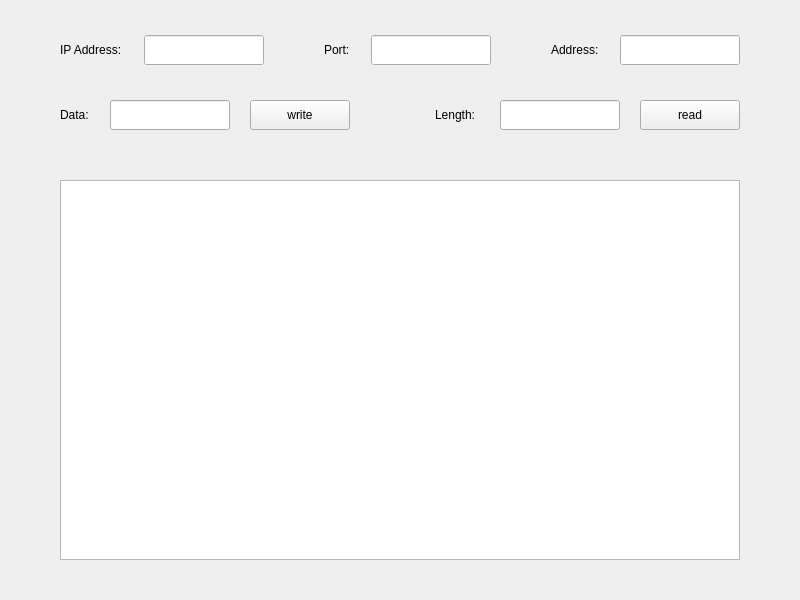
<?xml version="1.0" encoding="UTF-8"?>
<ui version="4.0">
 <class>MainWindow</class>
 <widget class="QMainWindow" name="MainWindow">
  <property name="geometry">
   <rect>
    <x>0</x>
    <y>0</y>
    <width>800</width>
    <height>600</height>
   </rect>
  </property>
  <property name="windowTitle">
   <string>rbcp</string>
  </property>
  <widget class="QWidget" name="MainWidget">
   <widget class="QLabel" name="ipaddrlabel">
    <property name="geometry">
     <rect>
      <x>60</x>
      <y>40</y>
      <width>65</width>
      <height>20</height>
     </rect>
    </property>
    <property name="text">
     <string>IP Address:</string>
    </property>
   </widget>
   <widget class="QLineEdit" name="ipaddr">
    <property name="geometry">
     <rect>
      <x>144</x>
      <y>35</y>
      <width>120</width>
      <height>30</height>
     </rect>
    </property>
   </widget>
   <widget class="QLabel" name="portlabel">
    <property name="geometry">
     <rect>
      <x>324</x>
      <y>40</y>
      <width>28</width>
      <height>20</height>
     </rect>
    </property>
    <property name="text">
     <string>Port:</string>
    </property>
   </widget>
   <widget class="QLineEdit" name="port">
    <property name="geometry">
     <rect>
      <x>371</x>
      <y>35</y>
      <width>120</width>
      <height>30</height>
     </rect>
    </property>
   </widget>
   <widget class="QLabel" name="addresslabel">
    <property name="geometry">
     <rect>
      <x>551</x>
      <y>40</y>
      <width>50</width>
      <height>20</height>
     </rect>
    </property>
    <property name="text">
     <string>Address:</string>
    </property>
   </widget>
   <widget class="QLineEdit" name="address">
    <property name="geometry">
     <rect>
      <x>620</x>
      <y>35</y>
      <width>120</width>
      <height>30</height>
     </rect>
    </property>
   </widget>
   <widget class="QLabel" name="datalabel">
    <property name="geometry">
     <rect>
      <x>60</x>
      <y>105</y>
      <width>30</width>
      <height>20</height>
     </rect>
    </property>
    <property name="text">
     <string>Data:</string>
    </property>
   </widget>
   <widget class="QLineEdit" name="data">
    <property name="geometry">
     <rect>
      <x>110</x>
      <y>100</y>
      <width>120</width>
      <height>30</height>
     </rect>
    </property>
   </widget>
   <widget class="QPushButton" name="write">
    <property name="geometry">
     <rect>
      <x>250</x>
      <y>100</y>
      <width>100</width>
      <height>30</height>
     </rect>
    </property>
    <property name="text">
     <string>write</string>
    </property>
   </widget>
   <widget class="QLabel" name="lengthlabel">
    <property name="geometry">
     <rect>
      <x>435</x>
      <y>105</y>
      <width>45</width>
      <height>20</height>
     </rect>
    </property>
    <property name="text">
     <string>Length:</string>
    </property>
   </widget>
   <widget class="QLineEdit" name="length">
    <property name="geometry">
     <rect>
      <x>500</x>
      <y>100</y>
      <width>120</width>
      <height>30</height>
     </rect>
    </property>
   </widget>
   <widget class="QPushButton" name="read">
    <property name="geometry">
     <rect>
      <x>640</x>
      <y>100</y>
      <width>100</width>
      <height>30</height>
     </rect>
    </property>
    <property name="text">
     <string>read</string>
    </property>
   </widget>
   <widget class="QTextBrowser" name="output">
    <property name="geometry">
     <rect>
      <x>60</x>
      <y>180</y>
      <width>680</width>
      <height>380</height>
     </rect>
    </property>
   </widget>
  </widget>
 </widget>
 <resources/>
 <connections/>
</ui>
